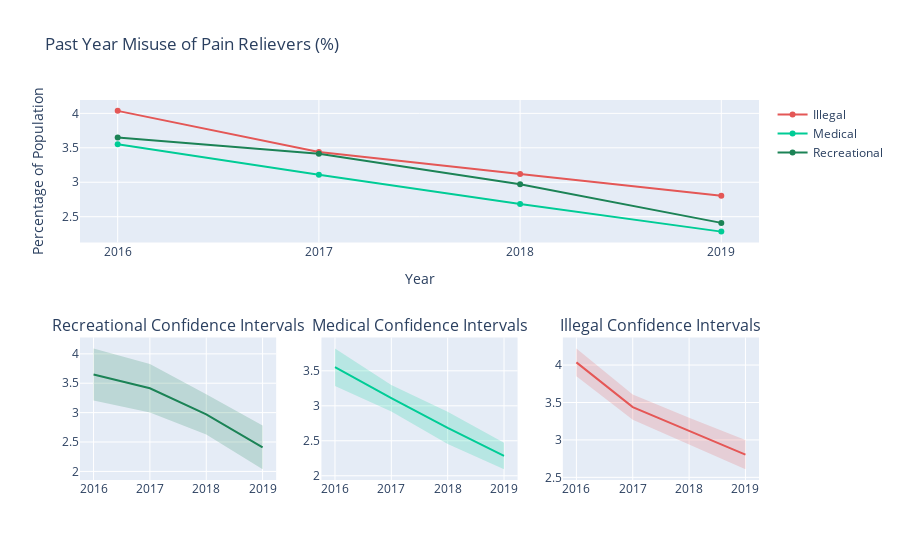

This figure's notebook cell:
### Markdown cell above
Confidence intervals are calculated at a 95% confidence level for the past year misuse of pain relievers in recreational, medical and illegal states. A pivot table with the yearly averages in illegal, medical, and recreational states is used to graph all 3 line plots in the same figure. Finally, the calculated confidence intervals are used in individual plots to visually display the margin of error with the survey estimates.

### Code cell
#3 datasets for different legal status
#drop all NaNs only in the Past Year Misuse of Pain Relievers % column (if dropna all NaNs then relevant data would be lost)
#dropna required to calculate CI
illegal_PR = data_teens[data_teens['Legal Status'] == 'Illegal'].dropna(subset=['Past Year Misuse of Pain Relievers %']) 
recreational_PR = data_teens[data_teens['Legal Status'] == 'Recreational'].dropna(subset=['Past Year Misuse of Pain Relievers %']) 
medical_PR = data_teens[data_teens['Legal Status'] == 'Medical'].dropna(subset=['Past Year Misuse of Pain Relievers %']) 

question = "Past Year Misuse of Pain Relievers %"

#Call my calc_CI method in conf_int_methods.py
y_upper_i, y_lower_i = calc_CI(illegal_PR, question, 2016)
y_upper_m, y_lower_m = calc_CI(medical_PR, question, 2016)
y_upper_r, y_lower_r = calc_CI(recreational_PR, question, 2016)

medical_PR = medical_PR.groupby(['Survey Year']).mean().reset_index()
illegal_PR = illegal_PR.groupby(['Survey Year']).mean().reset_index()
recreational_PR = recreational_PR.groupby(['Survey Year']).mean().reset_index()

df = pd.pivot_table(data_teens, values=question, index=['Survey Year'],columns='Legal Status', aggfunc=np.mean)


#call my method in conf_int_methods.py that creates a figure with
#one big plot above 3 small plots
fig = create_fig(df)
# call the add_plot method in conf_int_methods.py to add each one of the lower 3 plots to the figure
add_plot(illegal_PR, 2, 3, 'rgb(228,87,86)', fig, y_upper_i, y_lower_i, 'rgba(228,87,86,0.2)', question)
add_plot(medical_PR, 2, 2, 'rgb(0,204,150)', fig, y_upper_m, y_lower_m, 'rgba(0,204,150,0.2)', question)
add_plot(recreational_PR, 2, 1, 'rgb(28,131,86)', fig, y_upper_r, y_lower_r, 'rgba(28,131,86,0.2)', question)
fig.update_layout(title_text="Past Year Misuse of Pain Relievers (%)", height=700)
fig.update_layout(xaxis_title="Year", yaxis_title = "Percentage of Population")
fig.update_layout(xaxis= dict(tick0=2016, dtick=1))
fig.show()

### Figure 1 — Plotly figure (JSON) as saved in the notebook; plotly's stock layout.template omitted (floating-point values rounded to 4 significant figures)
{"data": [{"connectgaps": true, "line": {"color": "#E45756", "shape": "linear"}, "mode": "markers+lines", "name": "Illegal", "type": "scatter", "x": [2016, 2017, 2018, 2019], "y": [4.036, 3.438, 3.12, 2.804]}, {"connectgaps": true, "line": {"color": "#00CC96", "shape": "linear"}, "mode": "markers+lines", "name": "Medical", "type": "scatter", "x": [2016, 2017, 2018, 2019], "y": [3.552, 3.109, 2.685, 2.283]}, {"connectgaps": true, "line": {"color": "#1C8356", "shape": "linear"}, "mode": "markers+lines", "name": "Recreational", "type": "scatter", "x": [2016, 2017, 2018, 2019], "y": [3.65, 3.414, 2.97, 2.41]}, {"line": {"color": "rgb(228,87,86)"}, "mode": "lines", "name": "", "showlegend": false, "type": "scatter", "x": [2016, 2017, 2018, 2019], "xaxis": "x4", "y": [4.036, 3.438, 3.12, 2.804], "yaxis": "y4"}, {"fill": "toself", "fillcolor": "rgba(228,87,86,0.2)", "hoverinfo": "skip", "line": {"color": "rgba(255,255,255,0)"}, "showlegend": false, "type": "scatter", "x": [2016, 2017, 2018, 2019, 2019, 2018, 2017, 2016], "xaxis": "x4", "y": [4.223, 3.608, 3.297, 2.999, 2.61, 2.944, 3.268, 3.849], "yaxis": "y4"}, {"line": {"color": "rgb(0,204,150)"}, "mode": "lines", "name": "", "showlegend": false, "type": "scatter", "x": [2016, 2017, 2018, 2019], "xaxis": "x3", "y": [3.552, 3.109, 2.685, 2.283], "yaxis": "y3"}, {"fill": "toself", "fillcolor": "rgba(0,204,150,0.2)", "hoverinfo": "skip", "line": {"color": "rgba(255,255,255,0)"}, "showlegend": false, "type": "scatter", "x": [2016, 2017, 2018, 2019, 2019, 2018, 2017, 2016], "xaxis": "x3", "y": [3.821, 3.298, 2.916, 2.472, 2.095, 2.453, 2.92, 3.282], "yaxis": "y3"}, {"line": {"color": "rgb(28,131,86)"}, "mode": "lines", "name": "", "showlegend": false, "type": "scatter", "x": [2016, 2017, 2018, 2019], "xaxis": "x2", "y": [3.65, 3.414, 2.97, 2.41], "yaxis": "y2"}, {"fill": "toself", "fillcolor": "rgba(28,131,86,0.2)", "hoverinfo": "skip", "line": {"color": "rgba(255,255,255,0)"}, "showlegend": false, "type": "scatter", "x": [2016, 2017, 2018, 2019, 2019, 2018, 2017, 2016], "xaxis": "x2", "y": [4.093, 3.826, 3.311, 2.781, 2.039, 2.629, 3.001, 3.207], "yaxis": "y2"}], "layout": {"annotations": [{"font": {"size": 16}, "showarrow": false, "text": "Recreational Confidence Intervals", "x": 0.1444, "xanchor": "center", "xref": "paper", "y": 0.375, "yanchor": "bottom", "yref": "paper"}, {"font": {"size": 16}, "showarrow": false, "text": "Medical Confidence Intervals", "x": 0.5, "xanchor": "center", "xref": "paper", "y": 0.375, "yanchor": "bottom", "yref": "paper"}, {"font": {"size": 16}, "showarrow": false, "text": "Illegal Confidence Intervals", "x": 0.8556, "xanchor": "center", "xref": "paper", "y": 0.375, "yanchor": "bottom", "yref": "paper"}], "autosize": true, "title": {"text": "Past Year Misuse of Pain Relievers (%)"}, "xaxis": {"anchor": "y", "autorange": true, "domain": [0, 1], "dtick": 1, "range": [2016.0, 2019.0], "tick0": 2016, "title": {"text": "Year"}, "type": "linear"}, "xaxis2": {"anchor": "y2", "autorange": true, "domain": [0, 0.2889], "range": [2016.0, 2019.0], "type": "linear"}, "xaxis3": {"anchor": "y3", "autorange": true, "domain": [0.3556, 0.6444], "range": [2016.0, 2019.0], "type": "linear"}, "xaxis4": {"anchor": "y4", "autorange": true, "domain": [0.7111, 1], "range": [2016.0, 2019.0], "type": "linear"}, "yaxis": {"anchor": "x", "autorange": true, "domain": [0.625, 1], "range": [2.142, 4.177], "title": {"text": "Percentage of Population"}, "type": "linear"}, "yaxis2": {"anchor": "x2", "autorange": true, "domain": [0, 0.375], "range": [1.874, 4.258], "type": "linear"}, "yaxis3": {"anchor": "x3", "autorange": true, "domain": [0, 0.375], "range": [1.956, 3.959], "type": "linear"}, "yaxis4": {"anchor": "x4", "autorange": true, "domain": [0, 0.375], "range": [2.48, 4.353], "type": "linear"}}}
